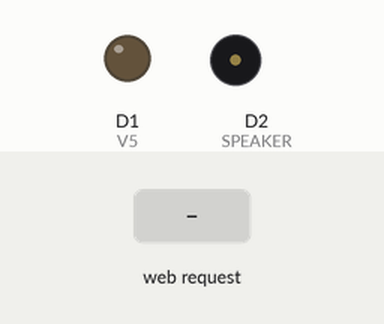
The sketch below on a simulated ESP8266 (NodeMCU). On the bench: output pins drawn as LEDs (lit = HIGH), buzzer (waves = sounding). The test bench sets the inputs (shaded band). WiFi joins after 1.5 s; servers stay silent unless stated; what the sketch prints to the serial monitor is not drawn.

Above: at 0.1 s.
At 2.7 s:
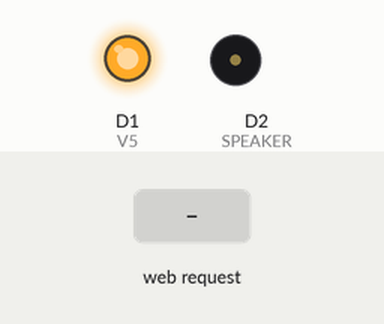
2.8 s: HTTP request GET /AI/1 received
At 3.3 s:
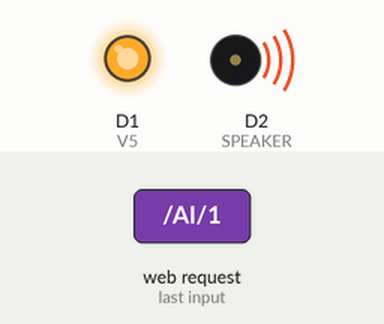
Timing chart, 0 to 5.8 s (numbered marks = the images above; inputs shaded):
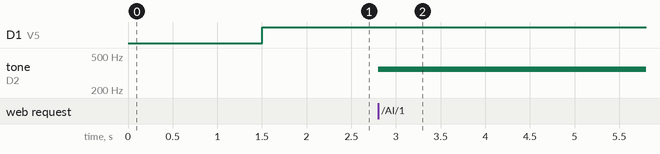

The sketch:

nodemcu.ino
```cpp
#include <ESP8266WiFi.h>

#define GND D0
#define V5 D1
#define SPEAKER D2

const char* ssid = "Hackatton4";
const char* password = "230726h4";

WiFiServer server(80);

void setup() {
  pinMode(SPEAKER, OUTPUT);
  pinMode(GND, OUTPUT);
  pinMode(V5, OUTPUT);

  digitalWrite(GND, LOW);
  digitalWrite(V5, LOW);

  Serial.begin(115200);

  WiFi.mode(WIFI_STA);
  WiFi.begin(ssid, password);

  while (WiFi.status() != WL_CONNECTED) {
    delay(500);
    Serial.print(".");
  }
  Serial.println("");
  Serial.print("Connecting to ");
  Serial.println(ssid);
  Serial.print("IP address: ");
  Serial.println(WiFi.localIP());

  server.begin();
  Serial.println("Server started");
}

void loop() {
  digitalWrite(GND, LOW);
  digitalWrite(V5, HIGH);
  WiFiClient client = server.available();
  if(!client) return;

  Serial.println("새로운 클라이언트");
  client.setTimeout(5000);

  String request = client.readStringUntil('\r');
  Serial.println("request: ");
  Serial.println(request);

  if(request.indexOf("/AI/1") != -1) {
    tone(SPEAKER, 349);
    delay(1000);
  }else if(request.indexOf("/AI/2") != -1) {
    tone(SPEAKER, 349);
    delay(500);
  }else if(request.indexOf("/AI/3") != -1) {
    tone(SPEAKER, 349);
    delay(250);
  }else if(request.indexOf("/AI/4") != -1) {
    tone(SPEAKER, 349);
    delay(125);
  }else {
    Serial.println("invalid request");
  }

  while(client.available()) {
    client.read();
  }

  client.print("HTTP/1.1 200 OK");
  client.print("Content-Type: text/html\r\n\r\n");
  client.print("<!DOCTYPE HTML>");
  client.print("<html>");
  client.print("<head>");
  client.print("<meta&nbsp;charset=\"UTF-8\">");
  client.print("<title>AI</title>");
  client.print("</head>");
  client.print("<body>");
  client.print("");
  client.print("</body>");
  client.print("</html>");

  Serial.println("클라이언트 연결 해제");
}
```

Measured:
- after the input at 2.8 s, tone on D2 (SPEAKER): silent → 349 Hz at once
